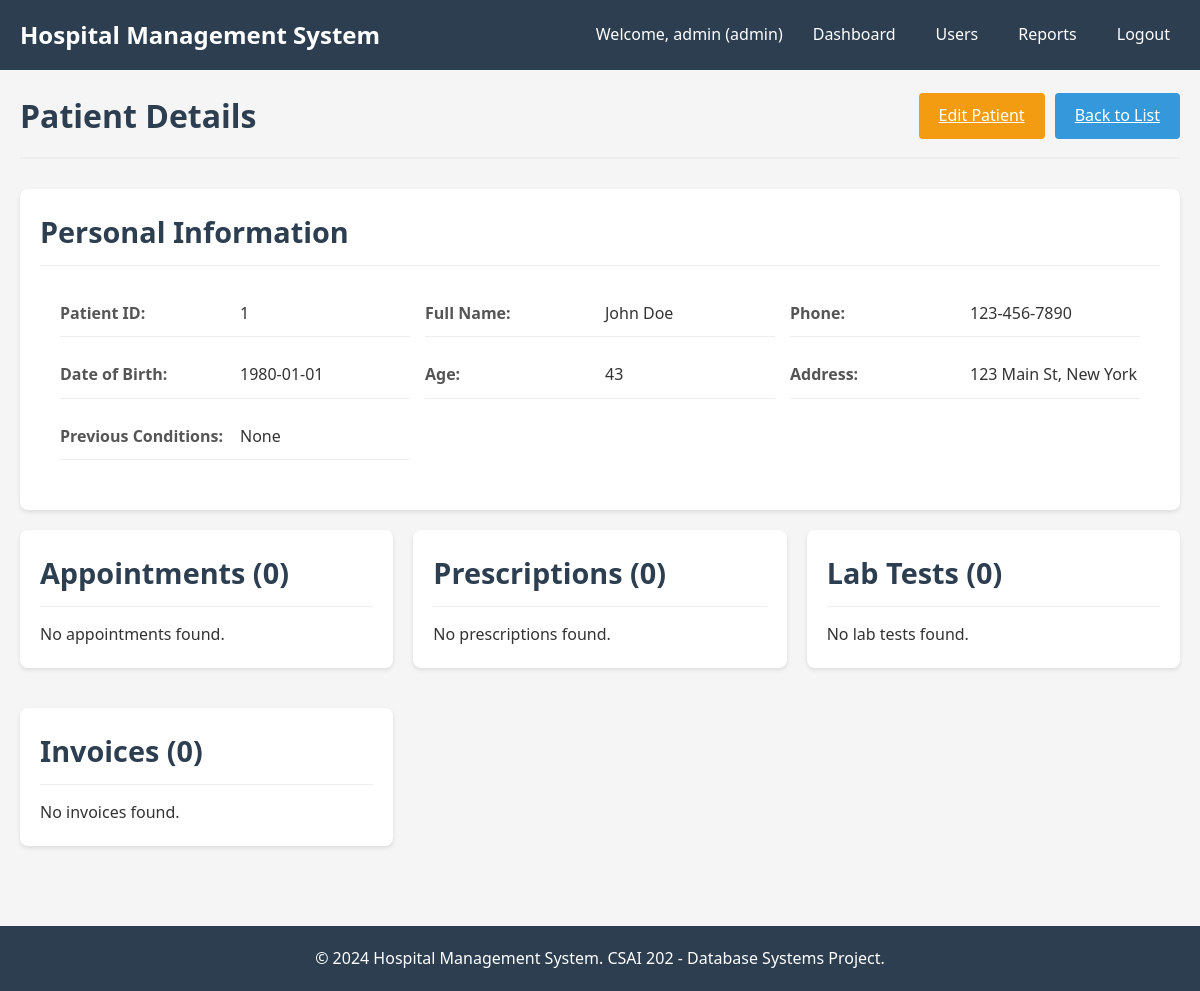
The app's page /patient/1 (signed in), older data.
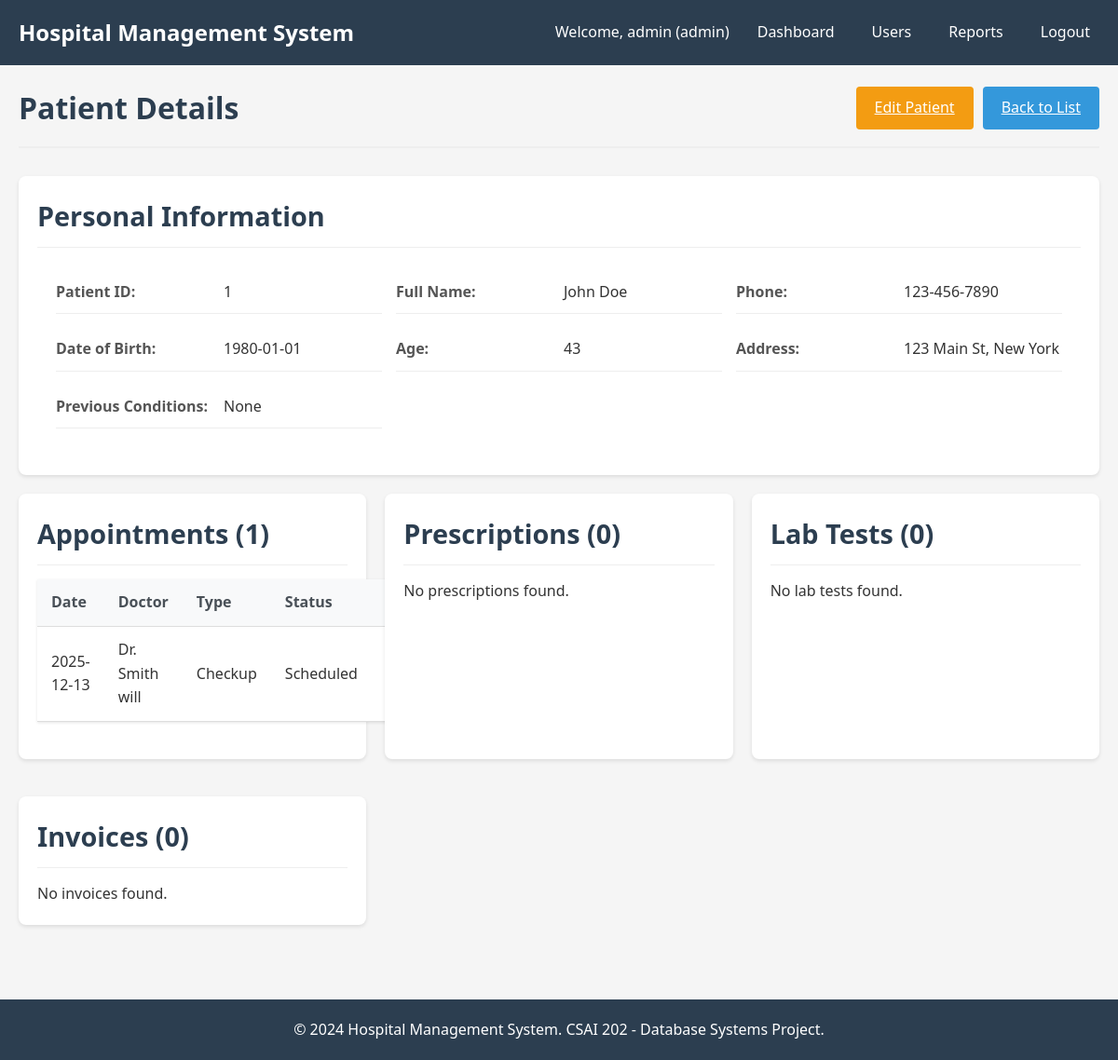
The same page, newer data.
### models/appointment.py (models this page shows)
class Appointment(db.Model):
    __tablename__ = 'appointment'
    appt_id = db.Column(db.Integer, primary_key=True)
    name = db.Column(db.String(100))
    status = db.Column(db.String(50), default='Scheduled')
    date = db.Column(db.DateTime, nullable=False, default=datetime.utcnow)
    patient_id = db.Column(db.Integer, db.ForeignKey('patient.patient_id'))
    doc_id = db.Column(db.Integer, db.ForeignKey('doctor.doc_id'))
    rec_id = db.Column(db.Integer, db.ForeignKey('receptionist.rec_id'))
    prescriptions = db.relationship('Prescription', backref='appointment', lazy=True)

### models/doctor.py (models this page shows)
class Doctor(db.Model):
    __tablename__ = 'doctor'
    doc_id = db.Column(db.Integer, primary_key=True)
    name = db.Column(db.String(100), nullable=False)
    specialty = db.Column(db.String(100))
    dept_id = db.Column(db.Integer, db.ForeignKey('department.dept_id'))
    user_id = db.Column(db.Integer, db.ForeignKey('user_account.user_id'))
    department = db.relationship('Department', back_populates='doctors', foreign_keys=[dept_id])
    appointments = db.relationship('Appointment', backref='doctor', lazy=True)
    prescriptions = db.relationship('Prescription', backref='doctor', lazy=True)
    lab_tests = db.relationship('LabTest', backref='doctor', lazy=True)
    record_updates = db.relationship('DoctorUpdatesRecord', backref='doctor', lazy=True)

### controllers/patient_controller.py (the view)
@patient_bp.route('/<int:patient_id>')
@login_required
def view_patient(patient_id):
    patient = Patient.query.get_or_404(patient_id)
    if current_user.role == 'doctor':
        doctor = Doctor.query.filter_by(user_id=current_user.user_id).first()
        appointments = Appointment.query.filter_by(patient_id=patient_id, doc_id=doctor.doc_id).all()
    else:
        appointments = Appointment.query.filter_by(patient_id=patient_id).all()
    medical_record = MedicalRecord.query.filter_by(patient_id=patient_id).first()
    prescriptions = Prescription.query.filter_by(patient_id=patient_id).all()
    invoices = Invoice.query.filter_by(patient_id=patient_id).all()
    lab_tests = LabTest.query.filter_by(patient_id=patient_id).all()
    return render_template('patient/view.html', patient=patient, appointments=appointments, medical_record=medical_record, prescriptions=prescriptions, invoices=invoices, lab_tests=lab_tests)

### models/user.py (called while the page is built)
    @property
    def is_admin(self):
        return self.role == 'admin'

    @property
    def is_receptionist(self):
        return self.role == 'receptionist'

### templates/patient/view.html (shortened to what the changed rows need)
{% extends "base.html" %}
{% block content %}
<div class="page-header">
    <h1>Patient Details</h1>
</div>
<div class="patient-profile">
    <div class="card">
        <div class="card-header">
            <h2>Personal Information</h2>
        </div>
    </div>
    <div class="dashboard-sections">
        <div class="card">
            <div class="card-header">
                <h2>Appointments ({{ appointments|length }})</h2>
            </div>
            {% if appointments %}
            <table class="table">
                <thead>
                    <tr>
                        <th>Date</th>
                        <th>Doctor</th>
                        <th>Type</th>
                        <th>Status</th>
                        <th>Actions</th>
                    </tr>
                </thead>
                <tbody>
                    {% for appointment in appointments %}
                    <tr>
                        <td>{{ appointment.date.strftime('%Y-%m-%d') }}</td>
                        <td>Dr. {{ appointment.doctor.name }}</td>
                        <td>{{ appointment.name }}</td>
                        <td>{{ appointment.status }}</td>
                        <td>
                            <a href="{{ url_for('appointment.view_appointment', appt_id=appointment.appt_id) }}" class="btn btn-primary btn-sm">View</a>
                        </td>
                    </tr>
                    {% endfor %}
                </tbody>
            </table>
            {% else %}
            <p>No appointments found.</p>
            {% endif %}
        </div>
        <div class="card">
            <div class="card-header">
                <h2>Prescriptions ({{ prescriptions|length }})</h2>
            </div>
        </div>
        <div class="card">
            <div class="card-header">
                <h2>Lab Tests ({{ lab_tests|length }})</h2>
            </div>
        </div>
        <div class="card">
            <div class="card-header">
                <h2>Invoices ({{ invoices|length }})</h2>
            </div>
        </div>
    </div>
</div>
{% endblock %}

Row changes from the older to the newer data that the page shows:
added Appointment: date "2025-12-13", doctor.name "Smith will", name "Checkup", status "Scheduled"
Text that changed along with them:
{{ appointments|length }}: "0" → "1"
text no longer shown: "No appointments found."
text now shown: "Date Doctor Type Status"
